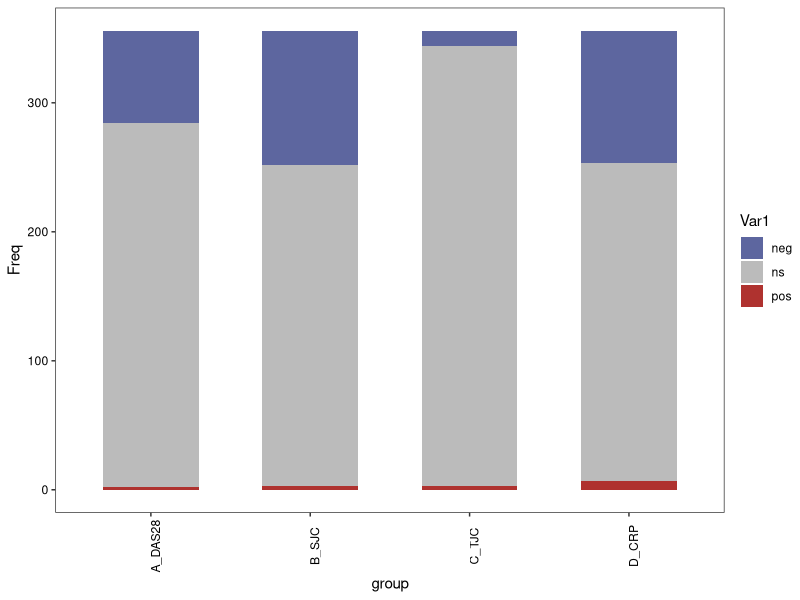
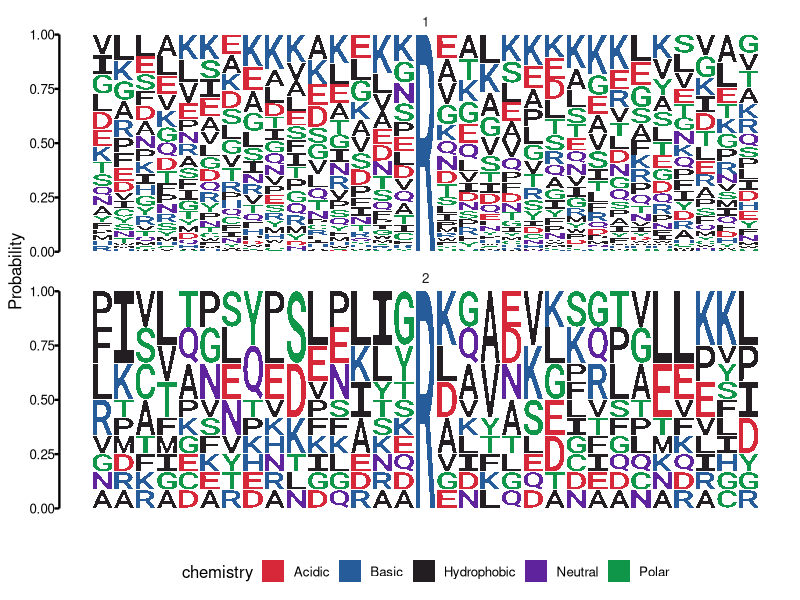
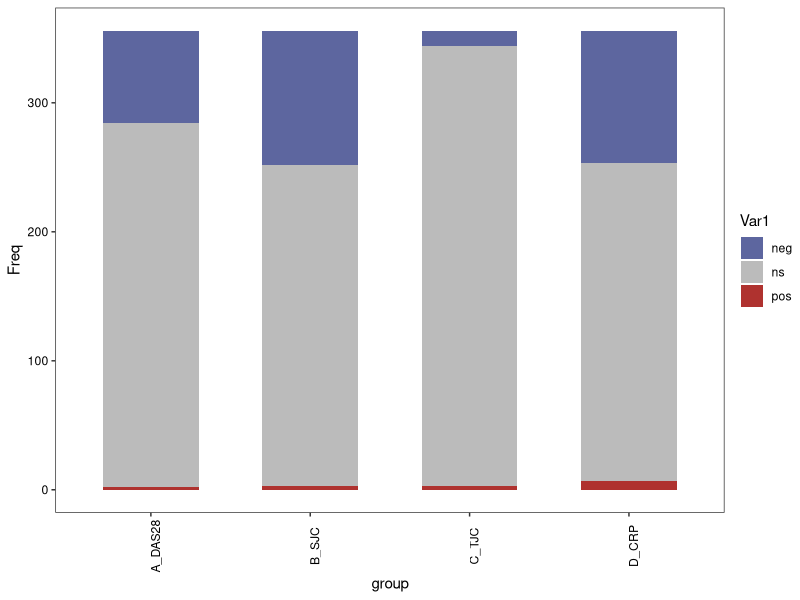
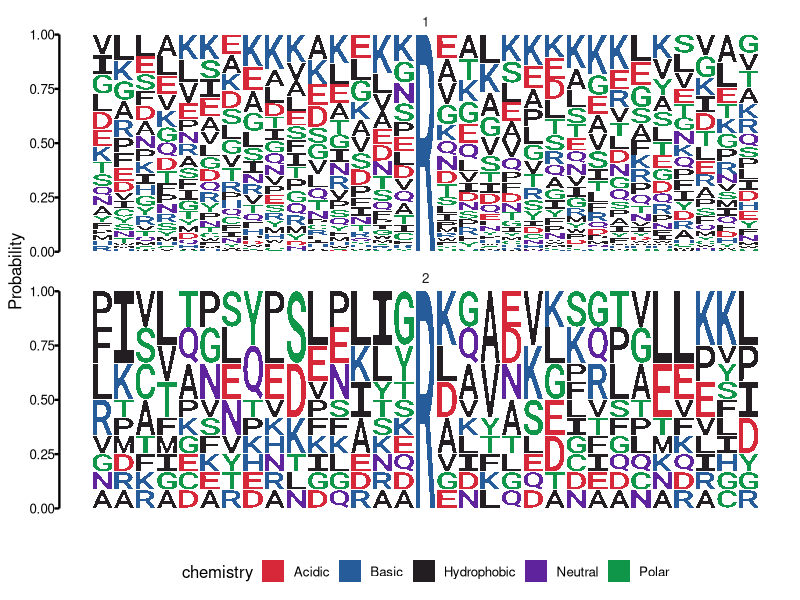

The R source for these figures, in order:
library(ggseqlogo)
library(ggplot2)

df = read.csv("Fig 4a.csv")
ggplot(df, aes(group,Freq,fill=Var1))+
  geom_bar(stat="identity",width = .6)+
  scale_fill_manual(values = c("#5D669F","#BBBBBB","#AF322F"))+
  theme_test()+
  theme(axis.text = element_text(color="black"),
        axis.text.x = element_text(angle=90))
ggsave("Fig 4a.pdf", width = 3, height = 3)




dat = read.csv("neg.csv")
dat1 = read.csv("pos.csv")
df=list(dat$`sequence_window2`,dat1$`sequence_window2`)

ggseqlogo(df, seq_type = "aa", scale="free", nrow=2,
          method = "probability", stack_width=.9)+
  scale_y_continuous(expand = c(0,0), limits = c(0,1))+
  theme(axis.line.y=element_line(color="black", linewidth = .8),
        axis.ticks.y=element_line(color="black", linewidth = .8),
        axis.ticks.length = unit(1.25,"mm"),
        axis.text.x = element_blank())
ggsave("Fig 4b.pdf", width = 4, height = 5)
